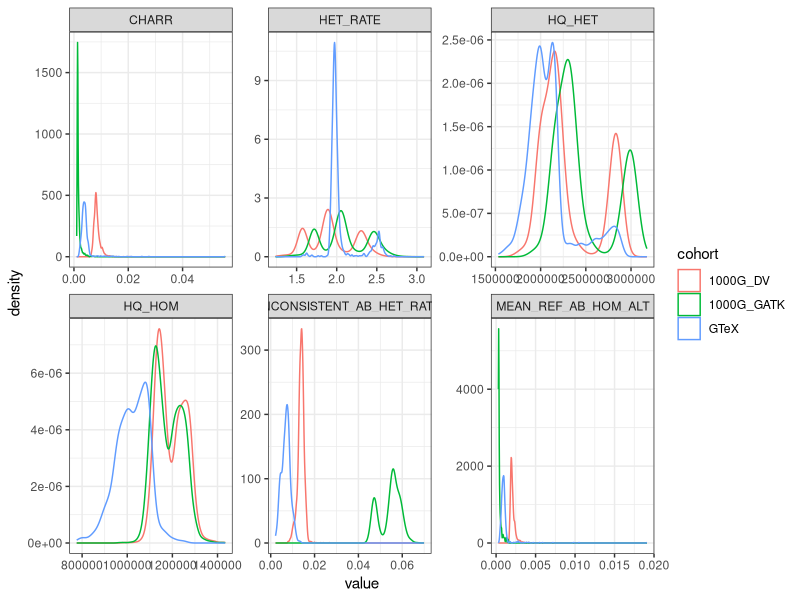

R code for this plot:
library(ggplot2)
library(tidyr)
library(dplyr)
library(skimr)

cont_1000g_dv <- read.csv("1000G_DeepVar.cont.tsv", header=T, sep="\t")
cont_1000g_GATK <- read.csv("1000G_GATK.cont.tsv", header=T, sep="\t")
cont_gtex_GATK <- read.csv("GTeX.cont.tsv", header=T, sep="\t")

cont_1000g_dv$cohort <- "1000G_DV"
cont_1000g_GATK$cohort <- "1000G_GATK"
cont_gtex_GATK$cohort <- "GTeX"

df <- rbind(cont_1000g_dv, cont_1000g_GATK, cont_gtex_GATK)
df_plot <- df %>% rename( SAMPLE = X.SAMPLE ) %>% select(-HQ_HOM_RATE,-HQ_HET_RATE) %>%
  pivot_longer(HQ_HOM:INCONSISTENT_AB_HET_RATE, names_to="metric", values_to = "value")

p <- ggplot(df_plot, aes(x=value, color=cohort)) + geom_density() + facet_wrap(~metric, scales="free") + theme_bw()
ggsave(plot = p, filename = "Metric_distribution.pdf", device="pdf", height = 7, width = 10)

sum_df <- df %>% group_by(cohort) %>% skim(HQ_HOM:INCONSISTENT_AB_HET_RATE)
write.table(sum_df, file = "Summary_metric_distribution.tsv", sep="\t", row.names=F, quote=F)
